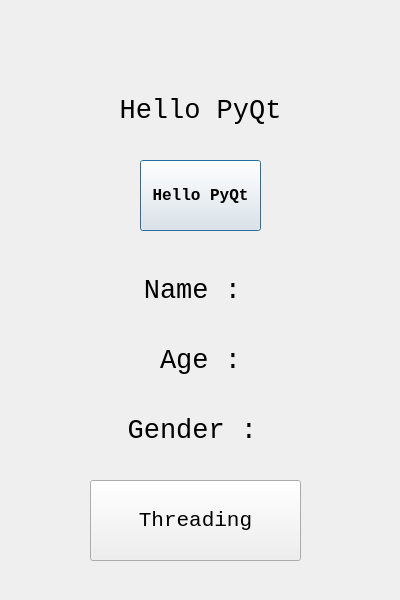
<?xml version="1.0" encoding="UTF-8"?>
<ui version="4.0">
 <class>Main</class>
 <widget class="QDialog" name="Main">
  <property name="geometry">
   <rect>
    <x>0</x>
    <y>0</y>
    <width>400</width>
    <height>600</height>
   </rect>
  </property>
  <property name="contextMenuPolicy">
   <enum>Qt::DefaultContextMenu</enum>
  </property>
  <property name="windowTitle">
   <string>PyQt</string>
  </property>
  <widget class="QPushButton" name="btn_PyQt">
   <property name="geometry">
    <rect>
     <x>140</x>
     <y>160</y>
     <width>121</width>
     <height>71</height>
    </rect>
   </property>
   <property name="font">
    <font>
     <family>Consolas</family>
     <pointsize>12</pointsize>
     <weight>75</weight>
     <bold>true</bold>
    </font>
   </property>
   <property name="text">
    <string>Hello PyQt</string>
   </property>
  </widget>
  <widget class="QLabel" name="lbl_PyQt">
   <property name="geometry">
    <rect>
     <x>70</x>
     <y>80</y>
     <width>261</width>
     <height>61</height>
    </rect>
   </property>
   <property name="font">
    <font>
     <family>Consolas</family>
     <pointsize>20</pointsize>
    </font>
   </property>
   <property name="text">
    <string>Hello PyQt</string>
   </property>
   <property name="alignment">
    <set>Qt::AlignCenter</set>
   </property>
  </widget>
  <widget class="QLabel" name="lbl_Name">
   <property name="geometry">
    <rect>
     <x>70</x>
     <y>260</y>
     <width>261</width>
     <height>61</height>
    </rect>
   </property>
   <property name="font">
    <font>
     <family>Consolas</family>
     <pointsize>20</pointsize>
    </font>
   </property>
   <property name="text">
    <string>Name : </string>
   </property>
   <property name="alignment">
    <set>Qt::AlignCenter</set>
   </property>
  </widget>
  <widget class="QLabel" name="lbl_Age">
   <property name="geometry">
    <rect>
     <x>70</x>
     <y>330</y>
     <width>261</width>
     <height>61</height>
    </rect>
   </property>
   <property name="font">
    <font>
     <family>Consolas</family>
     <pointsize>20</pointsize>
    </font>
   </property>
   <property name="text">
    <string>Age :</string>
   </property>
   <property name="alignment">
    <set>Qt::AlignCenter</set>
   </property>
  </widget>
  <widget class="QLabel" name="lbl_Gender">
   <property name="geometry">
    <rect>
     <x>70</x>
     <y>400</y>
     <width>261</width>
     <height>61</height>
    </rect>
   </property>
   <property name="font">
    <font>
     <family>Consolas</family>
     <pointsize>20</pointsize>
    </font>
   </property>
   <property name="text">
    <string>Gender : </string>
   </property>
   <property name="alignment">
    <set>Qt::AlignCenter</set>
   </property>
  </widget>
  <widget class="QPushButton" name="btn_Thread">
   <property name="geometry">
    <rect>
     <x>90</x>
     <y>480</y>
     <width>211</width>
     <height>81</height>
    </rect>
   </property>
   <property name="font">
    <font>
     <family>Consolas</family>
     <pointsize>16</pointsize>
    </font>
   </property>
   <property name="text">
    <string>Threading</string>
   </property>
  </widget>
 </widget>
 <resources/>
 <connections/>
</ui>
